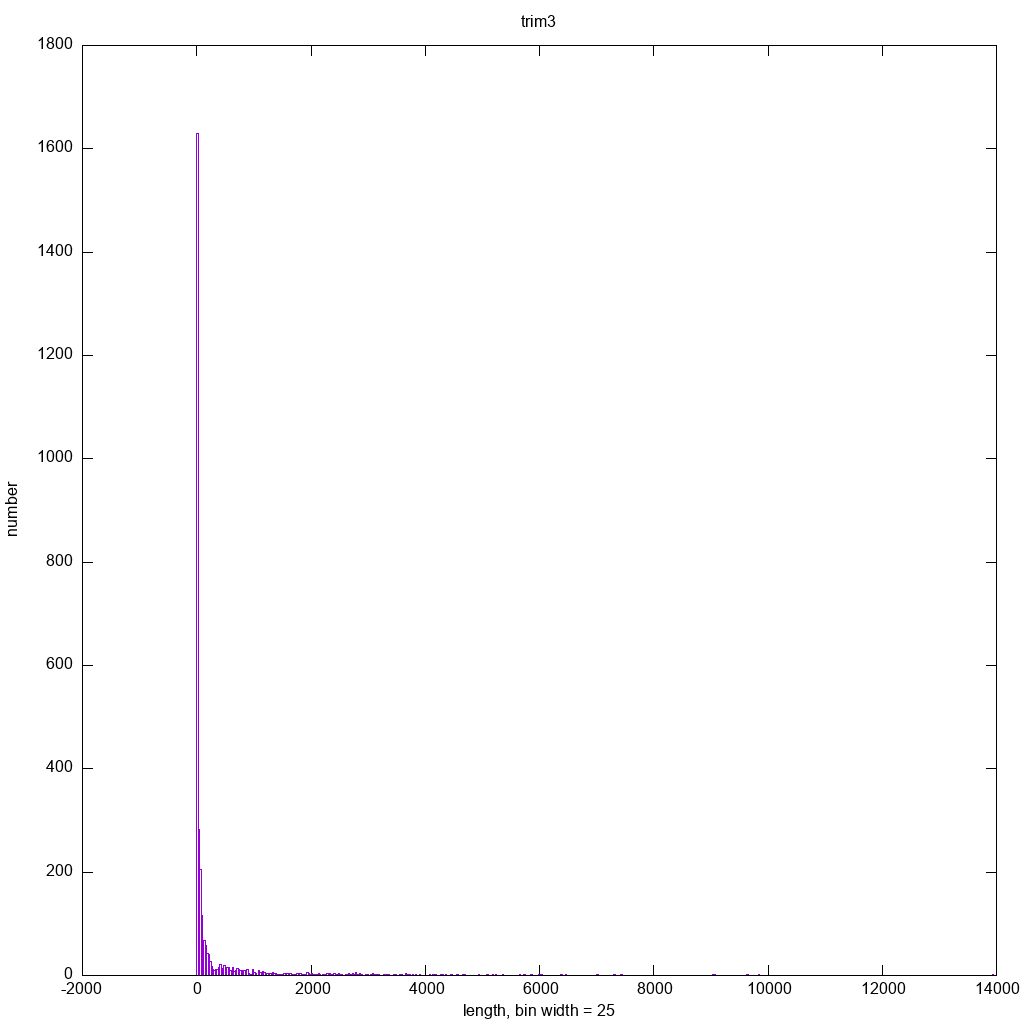

Generate this figure with gnuplot:
set title 'trim3'
set xlabel 'length, bin width = 25'
set ylabel 'number'

binwidth=25
set boxwidth binwidth
bin(x,width) = width*floor(x/width) + binwidth/2.0

set terminal png size 1024,1024
set output './ecoli.1.trimReads.trim3.png'
plot [] [0:] './ecoli.1.trimReads.trim3.dat' using (bin($1,binwidth)):(1.0) smooth freq with boxes title ''
